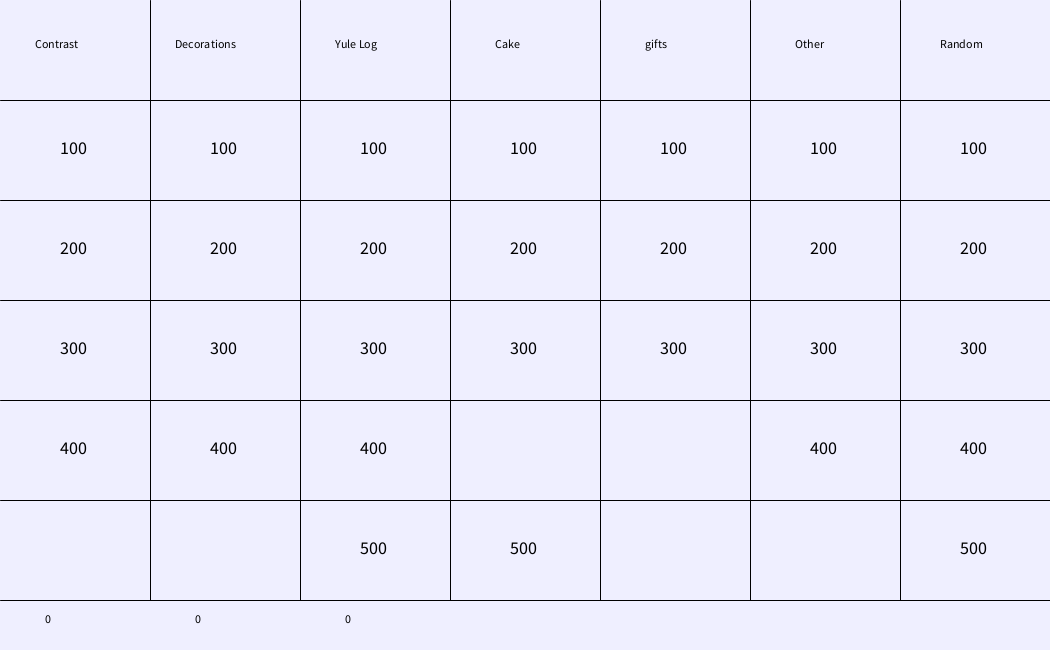
Frame 1 (no input)
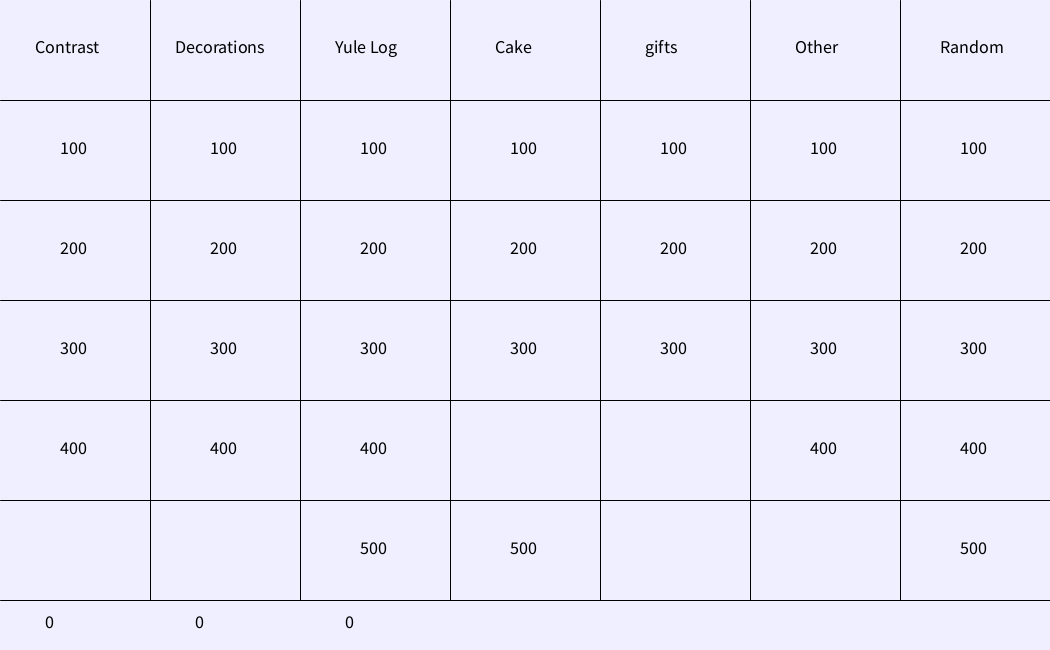
Frame 60 (the mouse pressed at the canvas centre just before this capture)
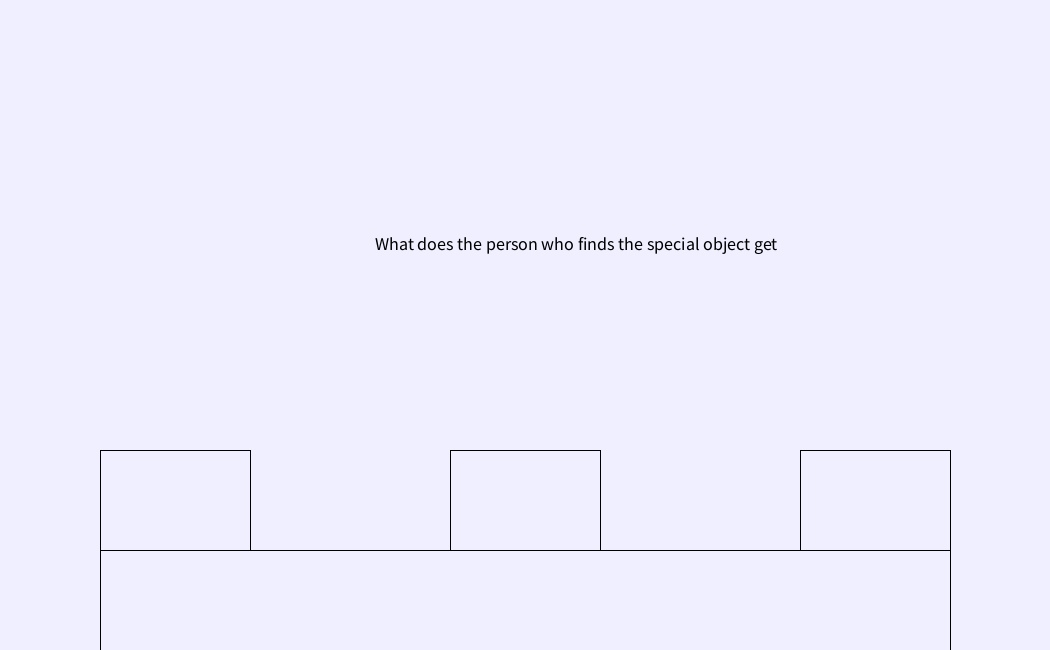
Frame 120 (the mouse held since frame 60 and released just before this capture)

The Processing sketch that drew these frames (run headless with seeded random() and noise(); from frame 60 on, the mouse is pressed at the canvas centre):

// Processing sketch: processing_83093
// ── processing_83093.pde

void setup() {
  size(1050, 650);
  background(255);
}
String AA = "French Christmas";
String AB = "French Santa";
String AC = "French families don't have this decoration comonly found in America";
String AD = "French Children leave these out by the fireplace instead of stockings";
String AE = str('E');
String BA = "Santons"/*1*/;
String BB = "This is left out for the virgin Mary"/*2*/;
String BC = "Have along with religious figures"/*3*/;
String BD = "Displayed along with Creche"/*4*/;
String BE = str('J');
String CA = "What is made to represent a Yule Log";
String CB = "The specific name of the object made to represent Yule Log";
String CC = "A Yule Log is sometimes used for this";
String CD = "In souther France the log is";
String CE = "An action is done to this log between which two holiday's";
String DA = "Something is hidden inside this cake";
String DB = "What is special about kings cake";
String DC = "What does the person who finds the special object get";
String DD = str('w');
String DE = "there is a famous song referencing this";
String EA = "The day of the month children get presents in some regions";
String EB = "The day of the month adults get presents";
String EC = "What is the name of the day children get presents";
String ED = str('X');
String EE = str('Y');
String FA = "what good children get";
String FB = "The antithesis of Santa";
String FC = "Letters to santa";
String FD = "when, Letters to Santa";
String FE = "AD";
String GA = "This is the only mammal that can't jump";
String GB = "The most comon name in the world";
String GC = "The longest full name of a state";
String GD = "Providence plantations is also known as";
String GE = "Moustashless card";
String[][] questions = {
  {
    AA, AB, AC, AD, AE
  }
  , {
    BA, BB, BC, BD, BE
  }
  , {
    CA, CB, CC, CD, CE
  }
  , {
    DA, DB, DC, DD, DE
  }
  , {
    EA, EB, EC, ED, EE
  }
  , {
    FA, FB, FC, FD, FE
  }
  , {
    GA, GB, GC, GD, GE
  }
};
int[][] used = {
  {
    1, 1, 1, 1, 0
  }
  , {
    1, 1, 1, 1, 0
  }
  , {
    1, 1, 1, 1, 1
  }
  , {
    1, 1, 1, 0, 1
  }
  , {
    1, 1, 1, 0, 0
  }
  , {
    1, 1, 1, 1, 0
  }
  , {
    1, 1, 1, 1, 1
  }
};
int[] score = {
  0, 0, 0
};
int state = 1;
int QX = 0;
int QY = 0;
int count = 1;
int winner = 0;
/*int[] teams = {
  0, 0, 0
};*/
void draw() {
  background(239, 239, 255);

  if (state == 1) {
    fill(0);
  text("Contrast", 35, 39, 80, 22);
  text("Decorations", 175, 39, 100, 22);
  text("Yule Log", 335, 39, 80, 22);
  text("Cake", 495, 39, 60, 22);
  text("gifts", 645, 39, 60, 22);
  text("Other", 795, 39, 60, 22);
  text("Random", 940, 39, 71, 22);
  text(str(score[0]), 45, 614, 60, 22);
  text(str(score[1]), 195, 614, 60, 22);
  text(str(score[2]), 345, 614, 60, 22);
  line(0, 600, 1050, 600);
    for (int X = 0; X < 7; X+=1) {
      line(150 + 150*X, 0, 150 + 150*X, 600);
      for (int Y = 0; Y < 5; Y+=1) {
        if ( X == 0) {
          line(0, 100 + Y*100, 1050, 100 + Y*100);
        }
        if (used[X][Y]==1){
        if (mouseX > 150*(X) && mouseX < 150+150*(X) && mouseY > 100 + 100*Y && mouseY < 200 + 100*Y && mousePressed == true) {
          QX = X;
          QY = Y;
          state = 2;
          count = 0;
        }
        fill(0);  
        textSize(18);
        text(str(100*(Y+1)), 60 + (150 * X), 140+ (100*Y), 100, 22);
        
        }
      }
    }
  }
  if (state == 2 && count == 15) {
    state =3;
  }
  if (state == 3) {
    text((questions[QX][QY]), 375, 250);
    fill(239, 239, 255);
    rect(100, 450, 150, 100);
    rect(450, 450, 150, 100);
    rect(800, 450, 150, 100);
    rect(100, 550, 850, 100);
    fill(0);
    if (mouseX>100 && mouseX<250 && mouseY>450 && mouseY<550 && mousePressed == true) {
      winner = 0;
      count = 0;
    }
    if (mouseX>450 && mouseX<600 && mouseY>450 && mouseY<550 && mousePressed == true) {
      winner = 1;
      count = 0;
    } 
    if (mouseX>800 && mouseX<950 && mouseY>450 && mouseY<550 && mousePressed == true) {
      winner = 2;
      count = 0;
    }
    if (mouseX>100 && mouseX<950 && mouseY>550 && mouseY<650 && mousePressed == true) {
      winner = 3;
      count = 0;
    }
    if (count == 4) {
      state = 1;
      if(winner<3){
      score[winner]+=(100*(QY+1));
      }
      used[QX][QY] = 0;
      QX = 0;
      QY = 0;
    }
  }

count+=1;
println(str(score[0]));
println(str(score[1]));
println(str(score[2]));
}
